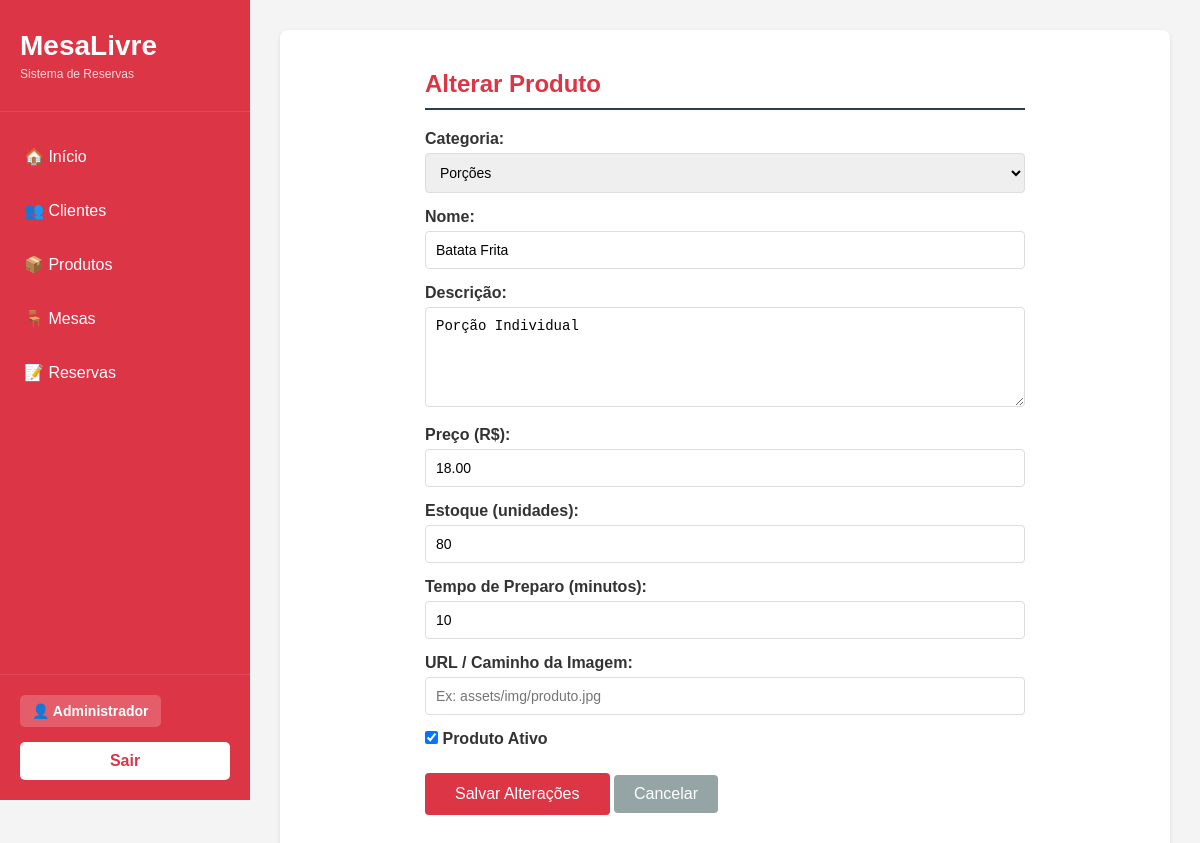
The page /MesaLivre/produto.php?fun=alterar&id=5 (signed in) on the database its author committed.
### tables this page shows
CREATE TABLE produtos (

    id_produto INT AUTO_INCREMENT PRIMARY KEY,

    id_categoria INT NOT NULL,

    nome VARCHAR(100) NOT NULL,

    descricao TEXT,

    preco DECIMAL(10,2) NOT NULL,

    estoque INT DEFAULT 0,

    tempo_preparo INT,

    imagem VARCHAR(255),

    ativo BOOLEAN DEFAULT TRUE,

    data_cadastro DATETIME DEFAULT CURRENT_TIMESTAMP,

    FOREIGN KEY (id_categoria)
        REFERENCES categorias(id_categoria)

);

CREATE TABLE categorias (
    id_categoria INT AUTO_INCREMENT PRIMARY KEY,
    nome VARCHAR(60) NOT NULL,
    cor VARCHAR(20),
    icone VARCHAR(100),
    ativo BOOLEAN DEFAULT TRUE
);

### MesaLivre/modelo/categoria/CategoriaDAO_class.php (called while the page is built, shortened)
<?php
include_once "ConnectionFactory_class.php";
class CategoriaDAO {
    public function listar(){
        try{
            $fabrica = new ConnectionFactory();
            $con = $fabrica->getConnection();
            $stmt = $con->prepare("SELECT * FROM categorias WHERE ativo = 1 ORDER BY nome ASC");
            $stmt->execute();
            $result = $stmt->fetchAll(PDO::FETCH_ASSOC);
            return $result;
        } catch (PDOException $ex){
            echo "Erro ao listar categorias: " . $ex->getMessage();
            return [];
        }
    }
}
?>

### MesaLivre/modelo/ConnectionFactory_class.php (called while the page is built, shortened)
<?php
if(!class_exists('ConnectionFactory')){
	class ConnectionFactory{
		public $dbType = "mysql";
		public $host = "localhost";
		public $user = "root";
		public $senha = "";
		public $db = "mesalivre";
		public $persistente = false;
		public function getConnection(){
			try{
				$this->con = new PDO(
					$this->dbType.":host=".$this->host.";dbname=".$this->db,
					$this->user,
					$this->senha,
					array(PDO::ATTR_PERSISTENT => $this->persistente,
					PDO::ATTR_ERRMODE => PDO::ERRMODE_EXCEPTION)
				);
				return $this->con;
			}
			catch(PDOException $ex){
				echo "Erro: " . $ex->getMessage();
			}
		}
	}
}
?>

### MesaLivre/modelo/produto/ProdutoDAO_class.php (called while the page is built, shortened)
<?php
include_once "ConnectionFactory_class.php";
include_once "Produto_class.php";
class ProdutoDAO {
    public function exibir($id) {
        try {
            $fabrica = new ConnectionFactory();
            $con = $fabrica->getConnection();
            $stmt = $con->prepare(
                "SELECT p.*, c.nome AS categoria_nome
                 FROM produtos p
                 INNER JOIN categorias c ON p.id_categoria = c.id_categoria
                 WHERE p.id_produto = :id"
            );
            $stmt->bindValue(':id', $id);
            $stmt->execute();
            $dado = $stmt->fetchAll(PDO::FETCH_ASSOC);
            $p = new Produto();
            $p->setIdProduto($dado[0]["id_produto"]);
            $p->setIdCategoria($dado[0]["id_categoria"]);
            $p->setNome($dado[0]["nome"]);
            $p->setDescricao($dado[0]["descricao"]);
            $p->setPreco($dado[0]["preco"]);
            $p->setEstoque($dado[0]["estoque"]);
            $p->setTempoPreparo($dado[0]["tempo_preparo"]);
            $p->setImagem($dado[0]["imagem"]);
            $p->setAtivo($dado[0]["ativo"]);
            $p->setDataCadastro($dado[0]["data_cadastro"]);
            $p->setCategoriaNome($dado[0]["categoria_nome"]);
            return $p;
        } catch (PDOException $ex) {
            echo "Erro ao exibir produto: " . $ex->getMessage();
            return null;
        }
    }
}
?>

### MesaLivre/modelo/produto/Produto_class.php (called while the page is built, shortened)
<?php
class Produto{
    private $id_categoria;
    private $nome;
    private $descricao;
    private $preco;
    private $estoque;
    private $tempo_preparo;
    private $imagem;
    private $ativo;
    public function getIdCategoria(){
        return $this->id_categoria;
    }
    public function setIdCategoria($id_categoria){
        $this->id_categoria = $id_categoria;
    }
    public function getNome(){
        return $this->nome;
    }
    public function setNome($nome){
        $this->nome = $nome;
    }
    public function getDescricao(){
        return $this->descricao;
    }
    public function setDescricao($descricao){
        $this->descricao = $descricao;
    }
    public function getPreco(){
        return $this->preco;
    }
    public function setPreco($preco){
        $this->preco = $preco;
    }
    public function getEstoque(){
        return $this->estoque;
    }
    public function setEstoque($estoque){
        $this->estoque = $estoque;
    }
    public function getTempoPreparo(){
        return $this->tempo_preparo;
    }
    public function setTempoPreparo($tempo_preparo){
        $this->tempo_preparo = $tempo_preparo;
    }
    public function getImagem(){
        return $this->imagem;
    }
    public function setImagem($imagem){
        $this->imagem = $imagem;
    }
    public function getAtivo(){
        return $this->ativo;
    }
    public function setAtivo($ativo){
        $this->ativo = $ativo;
    }
}
?>

### MesaLivre/visao/produto/formAlteraProduto.php (the view, shortened to what this page needs)
<div class="form-container">
    <h2>Alterar Produto</h2>
    <form action="produto.php?fun=alterar" method="POST">
        <div class="form-group">
            <label for="id_categoria">Categoria:</label>
            <select name="id_categoria" id="id_categoria" required>
                <?php foreach($categorias as $cat): ?>
                    <option value="<?php echo $cat['id_categoria']; ?>"
                        <?php echo $p->getIdCategoria() == $cat['id_categoria'] ? 'selected' : ''; ?>>
                        <?php echo $cat['nome']; ?>
                    </option>
                <?php endforeach; ?>
            </select>
        </div>
        <div class="form-group">
            <label for="nome">Nome:</label>
            <input type="text" name="nome" id="nome" value="<?php echo $p->getNome(); ?>" required>
        </div>
        <div class="form-group">
            <label for="descricao">Descrição:</label>
            <textarea name="descricao" id="descricao"><?php echo $p->getDescricao(); ?></textarea>
        </div>
        <div class="form-group">
            <label for="preco">Preço (R$):</label>
            <input type="number" name="preco" id="preco" step="0.01" min="0" value="<?php echo $p->getPreco(); ?>" required>
        </div>
        <div class="form-group">
            <label for="estoque">Estoque (unidades):</label>
            <input type="number" name="estoque" id="estoque" value="<?php echo $p->getEstoque(); ?>" min="0" required>
        </div>
        <div class="form-group">
            <label for="tempo_preparo">Tempo de Preparo (minutos):</label>
            <input type="number" name="tempo_preparo" id="tempo_preparo" value="<?php echo $p->getTempoPreparo(); ?>" min="0">
        </div>
        <div class="form-group">
            <label for="imagem">URL / Caminho da Imagem:</label>
            <input type="text" name="imagem" id="imagem" value="<?php echo $p->getImagem(); ?>" placeholder="Ex: assets/img/produto.jpg">
        </div>
        <div class="form-group">
            <label>
                <input type="checkbox" name="ativo" id="ativo" value="1" <?php echo $p->getAtivo() ? 'checked' : ''; ?>>
                Produto Ativo
            </label>
        </div>
        <input type="submit" name="enviar" value="Salvar Alterações">
        <a href="produto.php?fun=listar" class="btn-back">Cancelar</a>
    </form>
</div>

### assets/css/visao/exibir.css (style rules this page uses)
h2 { color: #2c3e50; margin-bottom: 20px; border-bottom: 2px solid #2c3e50; padding-bottom: 10px; }
.btn-back { background-color: #2c3e50; color: white; padding: 10px 20px; text-decoration: none; border-radius: 4px; display: inline-block; margin-top: 20px; }

### assets/css/visao/alterar.css (style rules this page uses)
.form-container { max-width: 600px; margin: 0 auto; }
h2 { color: #2c3e50; margin-bottom: 20px; }
.form-group { margin-bottom: 15px; }
label { display: block; margin-bottom: 5px; color: #333; font-weight: bold; }
input[type="text"], input[type="number"], input[type="date"], select, textarea { width: 100%; padding: 10px; border: 1px solid #ddd; border-radius: 4px; font-size: 14px; }
textarea { min-height: 100px; resize: vertical; }
input[type="submit"] { background-color: #2c3e50; color: white; padding: 12px 30px; border: none; border-radius: 4px; cursor: pointer; font-size: 16px; margin-top: 10px; }
.btn-back { background-color: #95a5a6; color: white; padding: 10px 20px; text-decoration: none; border-radius: 4px; display: inline-block; margin-top: 10px; }

### assets/css/visao/cadastrar.css (style rules this page uses)
.form-container { max-width: 600px; margin: 0 auto; }
h2 { color: #2c3e50; margin-bottom: 20px; }
.form-group { margin-bottom: 15px; }
label { display: block; margin-bottom: 5px; color: #333; font-weight: bold; }
input[type="text"], input[type="number"], input[type="date"], select, textarea { width: 100%; padding: 10px; border: 1px solid #ddd; border-radius: 4px; font-size: 14px; }
textarea { min-height: 100px; resize: vertical; }
input[type="submit"] { background-color: #dc3545; color: white; padding: 12px 30px; border: none; border-radius: 4px; cursor: pointer; font-size: 16px; margin-top: 10px; }
.btn-back { background-color: #95a5a6; color: white; padding: 10px 20px; text-decoration: none; border-radius: 4px; display: inline-block; margin-top: 10px; }

### assets/css/visao/listar.css (style rules this page uses)
h2 { color: #dc3545; margin-bottom: 20px; font-size: 24px; }

### MesaLivre/visao/topo.php (style rules this page uses)
* { margin: 0; padding: 0; box-sizing: border-box; }
body { font-family: Arial, sans-serif; background-color: #f4f4f4; display: flex; min-height: 100vh; }

### rows shown on the page
produtos: id_categoria "Porções", nome "Batata Frita", descricao "Porção Individual", preco "18.00", estoque "80", tempo_preparo "10", ativo "☑"

### other values the page prints
$usuario->getNome() "Administrador"
